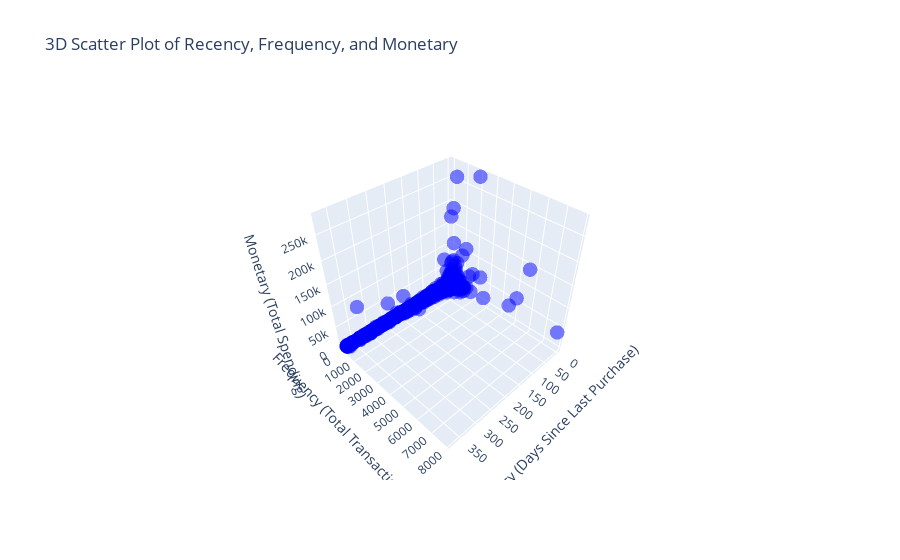

Write notebook code for a chart like this one.
### Code cell
# Plot for Recency, Frequency, and Monetary
import plotly.graph_objs as go
import plotly.offline as pyo

# Create a 3D scatter plot for RFM analysis
scatter = go.Scatter3d(
    x=rfm_table['DaysSinceLastPurchase'],  # Recency
    y=rfm_table['TotalTransactions'],       # Frequency
    z=rfm_table['TotalSpending'],           # Monetary
    mode='markers',
    marker=dict(
        size=5,
        color='blue',  # Set a default color for the markers
        opacity=0.5
    ),
    text=rfm_table['CustomerID'],  # Optional: display Customer ID on hover
)

# Set up the layout for the 3D plot
layout = go.Layout(
    title='3D Scatter Plot of Recency, Frequency, and Monetary',
    scene=dict(
        xaxis=dict(title='Recency (Days Since Last Purchase)'),
        yaxis=dict(title='Frequency (Total Transactions)'),
        zaxis=dict(title='Monetary (Total Spending)')
    )
)

# Create the figure and plot it
fig = go.Figure(data=[scatter], layout=layout)
pyo.iplot(fig)

### Figure 1 — Plotly figure (JSON) as saved in the notebook; plotly's stock layout.template omitted (floating-point values rounded to 4 significant figures; data arrays with more than 128 entries replaced by an {"elided": "..."} marker saying what was removed)
{"data": [{"marker": {"color": "blue", "opacity": 0.5, "size": 5}, "mode": "markers", "text": {"elided": "4338 int values"}, "type": "scatter3d", "x": {"elided": "4338 int values"}, "y": {"elided": "4338 int values"}, "z": {"elided": "4338 float values"}}], "layout": {"autosize": true, "scene": {"aspectmode": "auto", "aspectratio": {"x": 1, "y": 1, "z": 1}, "camera": {"center": {"x": 0, "y": 0, "z": 0}, "eye": {"x": 1.428, "y": 1.457, "z": 1.679}, "projection": {"type": "perspective"}, "up": {"x": 0, "y": 0, "z": 1}}, "xaxis": {"title": {"text": "Recency (Days Since Last Purchase)"}, "type": "linear"}, "yaxis": {"title": {"text": "Frequency (Total Transactions)"}, "type": "linear"}, "zaxis": {"title": {"text": "Monetary (Total Spending)"}, "type": "linear"}}, "title": {"text": "3D Scatter Plot of Recency, Frequency, and Monetary"}}}
